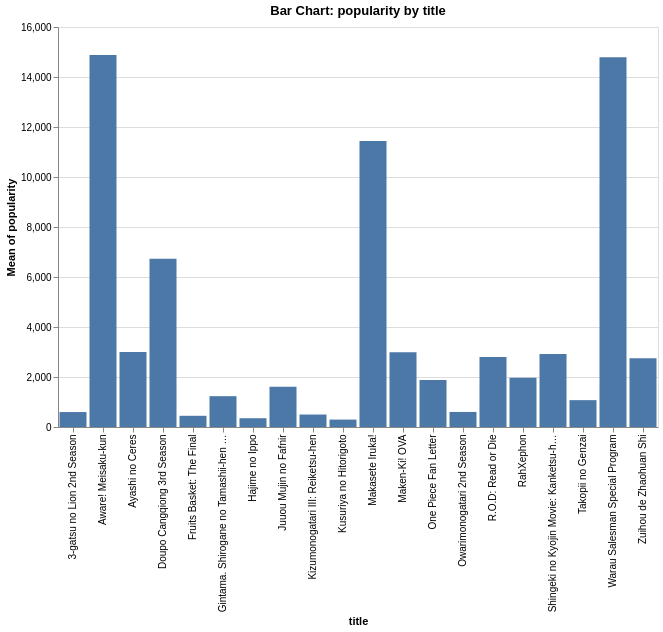

Specify this chart in Vega-Lite:
### Vega-Lite specification from a JSON file in a GitHub repository (floating-point values rounded to 4 significant figures)
{"$schema": "https://vega.github.io/schema/vega-lite/v5.json", "title": "Bar Chart: popularity by title", "width": 600, "height": 400, "data": {"values": [{"anime_id": 38436, "title": "Doupo Cangqiong 3rd Season", "score": 7.88, "rank": 912, "popularity": 6726, "members": 11269, "synopsis": "To obtain the Magic Flame, Xiao Yan and his teacher went to a desert full of snakes, which angered the Master of the Snake Tribe, Yue Mei. When Xiao Yan was on the very edge of death, he was rescued by the Master of Fight, whose face was hidden by a mask. As it turned out, he was also looking for the Magic Flame. The Snake Tribe refused to hand over the Magic Flame to the Master of Fight, but when he attacked the Queen of the tribe, it turned out that it was just a shell, and the real queen is preparing to absorb the Magic Flame in order to become the God of Fight. The Snake Tribe attacked those who dared to raise their hand against their queen, while Xiao Yan was able to find traces of the Magic Flame in the midst of the battle and hunt down the Queen...", "start_date": "2019/1/1", "end_date": "2019/1/1", "type": "ONA", "episodes": 12, "image_url": "https://cdn.myanimelist.net/images/anime/1643/102418.jpg"}, {"anime_id": 208, "title": "R.O.D: Read or Die", "score": 7.61, "rank": 1646, "popularity": 2796, "members": 74416, "synopsis": "Yomiko Readman is a lovable, near-sighted bibliomaniac working as a substitute teacher at a Japanese high school. Her real identity, however, is that of a secret agent for the British Library Special Operations Division. Her codename: \"The Paper.\" The moniker denotes her supernatural ability to freely manipulate paper into any object she can imagine, including tools and weapons in her fight against the powerful and self-serving IJIN (Great Historical Figure) Army! Along with her partner, the enigmatic \"Ms. Deep,\" Yomiko travels across the world in attempt to solve the mystery behind the reincarnation of historical figures and their attempt to control the world. (Source: RightStuf)", "start_date": "2001/1/1", "end_date": "2002/1/1", "type": "OVA", "episodes": 3, "image_url": "https://cdn.myanimelist.net/images/anime/1824/98849.jpg"}, {"anime_id": 165, "title": "RahXephon", "score": 7.37, "rank": 2603, "popularity": 1971, "members": 126917, "synopsis": "The ordinary life of high school student Ayato Kamina is turned upside down when Tokyo is suddenly invaded by futuristic fighter jets. Amidst the chaos, he encounters a woman called Haruka Shitow who claims to be from a government organization called TERRA. She reveals that he has been living in a time bubble named \"Tokyo Jupiter\" that was put in place by the Mulians—humanoids from another dimension—in an attempt to isolate and take over Tokyo. TERRA has been trying to break through the barrier surrounding the city ever since. Unable to process the revelation, Ayato panics and flees. He runs into his classmate Reika Mishima who leads him to a place called \"The Shrine of Xephon\" where a large egg slumbers. She starts to sing and an unknown power awakens within Ayato, connecting him to a being called RahXephon that breaks out of the egg. Shortly after, Haruka finds him again and tries to make him join her cause of fighting against the Mulians. Caught between the crosshairs of the Mulians and TERRA, Ayato begins to question his purpose, navigating altered memories and ultimately his very identity in this chaotic new world. [Written by MAL Rewrite]", "start_date": "2002/1/1", "end_date": "2002/1/1", "type": "TV", "episodes": 26, "image_url": "https://cdn.myanimelist.net/images/anime/13/75168.jpg"}, {"anime_id": 104, "title": "Ayashi no Ceres", "score": 7.17, "rank": 3636, "popularity": 3000, "members": 65728, "synopsis": "Ceres was a tennyo (Celestial maiden) who came down from the heavens to bathe in a stream. She hung her hagoromo (robe) on a tree nearby, which was her key to returning to the heavens. But the robe was stolen and the man who had stolen it forced her to become his wife, thus producing a family full of human and tennyo blood mixed. Now, in modern day time, Aya Mikage is a descendent of Ceres, and has quite an amount of tennyo blood. On her 16th birthday, she and her twin brother, Aki, are thrown a party. At the \"party,\" Aya's grandpa plans to kill her, for she has tennyo powers unlike the rest of the family, and can actually become Ceres herself and destroy the Mikage family. Aya, however, can switch back, so this transformation happens quite frequently. With protector Yuuhi by her side, it is up to Aya to control Ceres and keep her from coming back, but her relationship with an ex-worker for her evil grandpa may be a distraction.", "start_date": "2000/1/1", "end_date": "2000/1/1", "type": "TV", "episodes": 24, "image_url": "https://cdn.myanimelist.net/images/anime/1287/134408.jpg"}, {"anime_id": 11209, "title": "Maken-Ki! OVA", "score": 6.58, "rank": 6820, "popularity": 2990, "members": 66159, "synopsis": "OVA episodes bundled with the 8th and 11th volumes of the manga.", "start_date": "2012/1/1", "end_date": "2013/1/1", "type": "OVA", "episodes": 2, "image_url": "https://cdn.myanimelist.net/images/anime/7/36929.jpg"}, {"anime_id": 41915, "title": "Zuihou de Zhaohuan Shi", "score": 6.53, "rank": 7115, "popularity": 2755, "members": 76222, "synopsis": "A talented young cook's encounter with a hungry girl who popped up in his kitchen changes his ordinary life forever. Dora, a summoned spirit and a truly cute goddess, now calls him master. However, he is not interested at all and trying everything he could to get away from the ghostly figure. As fate would have it, when he becomes a summoner by accident, there is no turn back in life. (Source: MU)", "start_date": "2022/1/1", "end_date": "2022/1/1", "type": "ONA", "episodes": 12, "image_url": "https://cdn.myanimelist.net/images/anime/1736/123834.jpg"}, {"anime_id": 2791, "title": "Makasete Iruka!", "score": 6.31, "rank": 8460, "popularity": 11438, "members": 2646, "synopsis": "While most children their age are busy with elementary school, Umi, Sora, and Ao only have one thing on their minds: making money! The girls run their own business for odd jobs, willing to take on nearly any request for the right price. When a concerned parent hires Umi, Sora, and Ao to convince her son to return to school, they struggle to convey the importance of a system they do not participate in. [Written by MAL Rewrite]", "start_date": "2004/1/1", "end_date": "2004/1/1", "type": "OVA", "episodes": 1, "image_url": "https://cdn.myanimelist.net/images/anime/1033/97882.jpg"}, {"anime_id": 35158, "title": "Warau Salesman Special Program", "score": 6.3, "rank": 8571, "popularity": 14786, "members": 1038, "synopsis": "A special program of Warau Salesman , these episodes were released in a blast format on 3 days in a nearly 2 hour long timeslot each. The individual episodes have their own OPs. The first blast release differed from the main series by having live-action footage of real locations in Japan before delving into the story for each episode. The 2nd had Moguro with the Master interacting with the viewer as if behind the scenes for a studio before delving into each episode. And the 3rd had Moguro and the Master playing outside in the snow as if reporting on an on-location event to the viewer before delving into each episode.", "start_date": "1992/1/1", "end_date": "1993/1/1", "type": "Special", "episodes": 14, "image_url": "https://cdn.myanimelist.net/images/anime/13/84768.jpg"}, {"anime_id": 24873, "title": "Juuou Mujin no Fafnir", "score": 6.16, "rank": 9350, "popularity": 1614, "members": 164701, "synopsis": "Midgar, all-girl academy, would have been notable just for the action of accepting its first and only male student, Yuu Mononobe. But Midgar stands out for much more than that: it's a school exclusive to a group of girls known as D's. Each of them have extremely powerful abilities in generating dark matter and manipulating it into powerful weaponry. The D's didn't exist twenty-five years ago, and only appeared after a number of mysterious, destructive monsters known as \"Dragons\" started appearing around the world. Strangely, just as suddenly as they appeared, they vanished. In their destructive wake, some girls started being born with symbols on their bodies and powers similar in nature to those wielded by the Dragons themselves. Now the D's attend this school, hoping to harness and utilize their powers against the Dragons. Yuu is their latest member and is extraordinary for being the only known male D in existence. Now he must forge relationships with the girls around him, including his long separated sister who attends the school as well, and work with them to investigate and eliminate the threat of the powerful Dragons.", "start_date": "2015/1/1", "end_date": "2015/1/1", "type": "TV", "episodes": 12, "image_url": "https://cdn.myanimelist.net/images/anime/11/69085.jpg"}, {"anime_id": 32956, "title": "Aware! Meisaku-kun", "score": 6.07, "rank": 9908, "popularity": 14880, "members": 1005, "synopsis": "A long, long time ago, there was a prestigious school called \"Ryuuguu Elementary School\" that produced many masterpiece characters. One day, an ordinary boy named Meisaku Matsuda enrolled at the school. Little did he know that the place for learning was filled with crazy characters like Sweets, the energetic idiot; Musubi, a rice ball who gets angry when called \"onigiri\"; Nokio, a narcissistic self-proclaimed robot; and Bolt, who's clearly faster than a rabbit. Surrounded by such unique characters, will Meisaku be able to graduate as a splendid masterpiece character? (Source: Anime News Network)", "start_date": "2016/1/1", "end_date": "2022/1/1", "type": "TV", "episodes": 230, "image_url": "https://cdn.myanimelist.net/images/anime/1925/122974.jpg"}, {"anime_id": 42938, "title": "Fruits Basket: The Final", "score": 8.94, "rank": 17, "popularity": 448, "members": 547003, "synopsis": "Hundreds of years ago, the Chinese zodiac spirits and their god swore to stay together eternally. United by this promise, the possessed members of the Souma family shall always return to each other under any circumstances. Yet, when these bonds shackle them from freedom, it becomes an undesirable burden—a curse. As head of the clan, Akito is convinced that he shares a special connection with the other Soumas. While he desperately clings to this fantasy, the rest of the family remains isolated and suppressed by the fear of punishment. Tooru Honda, who has grown attached to the Soumas, is determined to break the chains that bind them. Her companionship with the family and her friends encourages her to move forward with lifting the curse. However, due to confounding revelations, she struggles to find the tenacity to continue her endeavors. With time slowly withering away, Tooru contends with an uncertain future in hopes of reaching the tranquility that may lie beyond all this commotion. [Written by MAL Rewrite]", "start_date": "2021/1/1", "end_date": "2021/1/1", "type": "TV", "episodes": 13, "image_url": "https://cdn.myanimelist.net/images/anime/1085/114792.jpg"}, {"anime_id": 37491, "title": "Gintama. Shirogane no Tamashii-hen - Kouhan-sen", "score": 8.88, "rank": 27, "popularity": 1233, "members": 221238, "synopsis": "Following the temporary retreat of the Altana Liberation Army from the Kabuki District, the state of the war has seemingly improved. However, as the Oniwaban, Shinsengumi, and residents of the district combat the army's remnants, Edo's greatest inventor Gengai Hiraga is abducted. Responsible for causing the enemy's withdrawal by rendering their weapons useless, Gengai's nanomachine virus is now at risk of being shut down. Meanwhile, a laser capable of obliterating a planet is activated in Earth's orbit on the Liberation Army's mother ship. Another battle ensues when Shinsuke Takasugi and the rest of the Kiheitai arrive on the vessel to stop the weapon from firing. Forced to fight a war on two fronts, the Yorozuya and their allies must prevail on both sides to save Edo and the rest of the world. [Written by MAL Rewrite]", "start_date": "2018/1/1", "end_date": "2018/1/1", "type": "TV", "episodes": 14, "image_url": "https://cdn.myanimelist.net/images/anime/1776/96566.jpg"}, {"anime_id": 35247, "title": "Owarimonogatari 2nd Season", "score": 8.86, "rank": 29, "popularity": 602, "members": 429794, "synopsis": "Following an encounter with oddity specialist Izuko Gaen, third-year high school student Koyomi Araragi wakes up in a strange, deserted void only to be greeted by a joyfully familiar face in an alarmingly unfamiliar place. Araragi, with the help of his girlfriend Hitagi Senjougahara, maneuvers through the webs of his past and the perplexities of the present in search of answers. However, fate once again delivers him to the eccentric transfer student Ougi Oshino, who brings forth an unexpected proposal that may unearth the very foundation to which he is anchored. As Araragi peels back the layers of mystery surrounding an apparition, he discovers a truth not meant to be revealed. [Written by MAL Rewrite]", "start_date": "2017/1/1", "end_date": "2017/1/1", "type": "TV Special", "episodes": 7, "image_url": "https://cdn.myanimelist.net/images/anime/6/87322.jpg"}, {"anime_id": 31758, "title": "Kizumonogatari III: Reiketsu-hen", "score": 8.78, "rank": 40, "popularity": 499, "members": 502591, "synopsis": "After helping revive the legendary vampire Kiss-shot Acerola-orion Heart-under-blade, Koyomi Araragi has become a vampire himself and her servant. Kiss-shot is certain she can turn him back into a human, but only once regaining her full power. Araragi has hunted down the three vampire hunters that defeated Kiss-shot and retrieved her limbs to return her to full strength. However, now that Araragi has almost accomplished what he’s been fighting for this whole time, he has to consider if this is what he really wants. Once he revives this powerful immortal vampire, there is no telling what she might do, and there would be no way of stopping her. But there is more to the story that Araragi doesn’t understand. If a newborn vampire like him could defeat the hunters, how did they overpower Kiss-shot? Can he trust her to turn him back to a human? And how is that even possible in the first place? Araragi is at his limit but he must come to a decision, and it may not be possible to resolve this situation without doing something he’ll regret… [Written by MAL Rewrite]", "start_date": "2017/1/1", "end_date": "2017/1/1", "type": "Movie", "episodes": 1, "image_url": "https://cdn.myanimelist.net/images/anime/1084/112813.jpg"}, {"anime_id": 59571, "title": "Shingeki no Kyojin Movie: Kanketsu-hen - The Last Attack", "score": 8.83, "rank": 34, "popularity": 2918, "members": 69347, "synopsis": "A compilation movie for Shingeki no Kyojin: The Final Season - Kanketsu-hen .", "start_date": "2024/1/1", "end_date": "2024/1/1", "type": "Movie", "episodes": 1, "image_url": "https://cdn.myanimelist.net/images/anime/1379/145452.jpg"}, {"anime_id": 60489, "title": "Takopii no Genzai", "score": 8.79, "rank": 37, "popularity": 1074, "members": 252945, "synopsis": "A squid-like creature, known as a Happian, leaves his home planet with the desire to spread happiness across the universe. He lands on Earth, but quickly finds himself in danger of captivity by its inhabitants. Fortunately, he is found by an unsmiling little girl named Shizuka Kuze, who feeds him and names him Takopii. Feeling indebted, Takopii decides to do everything in his power to bring a smile to her face. The task is easier said than done, however. Shizuka is bullied by her classmates, she does not have a father, and her mother is never home—though the gravity of these issues flies over the naive Takopii's head. Even so, Shizuka does have one source of happiness: her dog Chappy. The connection Shizuka and Chappy share only increases Takopii's desire to make the girl smile. While Takopii's attempts to lift Shizuka's spirits lead to unintended consequences, he is determined to take things into his own tentacles, test his understanding of human beings, and achieve his goal of spreading happiness. [Written by MAL Rewrite]", "start_date": "2025/1/1", "end_date": "2025/1/1", "type": "ONA", "episodes": 6, "image_url": "https://cdn.myanimelist.net/images/anime/1182/149879.jpg"}, {"anime_id": 263, "title": "Hajime no Ippo", "score": 8.78, "rank": 39, "popularity": 351, "members": 673179, "synopsis": "In his father's absence, teenager Ippo Makunouchi works hard to help his mother run her fishing boat rental business. Ippo's timid nature, his lack of sleep, and the sea smell make him an easy target for relentless bullies who leave him bruised and beaten on a daily basis. Mamoru Takamura, an up-and-coming boxer, rescues Ippo from a violent after-school incident and takes him back to the Kamogawa Boxing Gym for recovery. Takamura and his fellow boxers, Masaru Aoki and Tatsuya Kimura, are stunned by Ippo's powerful punches—a result of strong muscles developed through years serving his physically taxing family business. Following brief training under Takamura, Ippo impresses the other boxers in a practice match against prodigy Ichirou Miyata. He gains a rival in Miyata and a coach in Genji Kamogawa, the gym owner and a former boxer himself. As Ippo takes the first steps in his official boxing career, he faces off against a series of challenging opponents, each more powerful than the last. Victory, loss, and a cycle of dedicated training await Ippo on his journey to achieve greatness. With his tough body and unstoppable fighting spirit, the kind young man seeks to take on the world. [Written by MAL Rewrite]", "start_date": "2000/1/1", "end_date": "2002/1/1", "type": "TV", "episodes": 75, "image_url": "https://cdn.myanimelist.net/images/anime/4/86334.jpg"}, {"anime_id": 54492, "title": "Kusuriya no Hitorigoto", "score": 8.86, "rank": 28, "popularity": 297, "members": 755322, "synopsis": "Maomao, an apothecary's daughter, has been plucked from her peaceful life and sold to the lowest echelons of the imperial court. Now merely a maid, Maomao settles into her new mundane life and hides her extensive knowledge of medicine in order to avoid any unwanted attention. Not long after Maomao's arrival, the emperor's infant children inexplicably begin to experience grave symptoms—almost as if a curse has been cast. The curious Maomao easily solves the mystery and, to remain out of the limelight, attempts to leave an anonymous tip. Unfortunately, the dashing and perceptive eunuch Jinshi sees through it and manages to single her out. In recognition of her talent, Maomao is promoted to lady-in-waiting for the emperor's favorite concubine, Gyokuyou. As Maomao continues to remedy the numerous ailments afflicting the imperial court, her pharmaceutical expertise quickly proves indispensable. [Written by MAL Rewrite]", "start_date": "2023/1/1", "end_date": "2024/1/1", "type": "TV", "episodes": 24, "image_url": "https://cdn.myanimelist.net/images/anime/1708/138033.jpg"}, {"anime_id": 60022, "title": "One Piece Fan Letter", "score": 9.02, "rank": 13, "popularity": 1884, "members": 135168, "synopsis": "Although the golden age of piracy is about to reach new heights, most people do not seek the glory of finding the elusive One Piece—a treasure signifying a new conqueror of all seas that was once embodied by the legendary King of the Pirates, Gol D. Roger. However, even if civilians generally despise pirates, they secretly cheer for at least one of them. One red-headed girl from Sabaody Archipelago is no exception: She reveres Nami, the ingenious female navigator of Monkey D. Luffy's Straw Hat crew. Determined to deliver a fan letter to her idol, the Sabaody child is prepared to challenge forces of authority who strive to prevent Luffy and his friends from departing for their next destination: the New World. But to succeed, Nami's fan may need to risk her life and interfere with the Marines' plans, potentially causing devastating consequences for the wider world. [Written by MAL Rewrite]", "start_date": "2024/1/1", "end_date": "2024/1/1", "type": "TV Special", "episodes": 1, "image_url": "https://cdn.myanimelist.net/images/anime/1455/146229.jpg"}, {"anime_id": 35180, "title": "3-gatsu no Lion 2nd Season", "score": 8.9, "rank": 23, "popularity": 598, "members": 431536, "synopsis": "Now in his second year of high school, Rei Kiriyama continues pushing through his struggles in the professional shogi world as well as his personal life. Surrounded by vibrant personalities at the shogi hall, the school club, and in the local community, his solitary shell slowly begins to crack. Among them are the three Kawamoto sisters—Akari, Hinata, and Momo—who forge an affectionate and familial bond with Rei. Through these ties, he realizes that everyone is burdened by their own emotional hardships and begins learning how to rely on others while supporting them in return. Nonetheless, the life of a professional is not easy. Between tournaments, championships, and title matches, the pressure mounts as Rei advances through the ranks and encounters incredibly skilled opponents. As he manages his relationships with those who have grown close to him, the shogi player continues to search for the reason he plays the game that defines his career. [Written by MAL Rewrite]", "start_date": "2017/1/1", "end_date": "2018/1/1", "type": "TV", "episodes": 22, "image_url": "https://cdn.myanimelist.net/images/anime/3/88469.jpg"}]}, "mark": "bar", "encoding": {"x": {"field": "title", "type": "nominal", "scale": {}}, "y": {"field": "popularity", "type": "quantitative", "aggregate": "mean", "scale": {}}}, "transform": [], "params": []}
